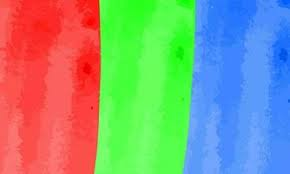
//> input picture image.png, 290 x 174 px
$ ./Es2 image.png out.png   (built with g++ and OpenCV 4)
//> lines starting //> are read from the running program, lines starting //| are printed output that depends on the picture
#include <opencv2/opencv.hpp>
#include <iostream>
#include <vector>
#include <chrono>

double g_x_y_calculation(int x, int y, cv::Mat channel){
    std::vector<std::vector<int>> W = {
        {1, 2, 1},
        {3, 4, 3},
        {1, 2, 1}
    };

    double sum = 0.0f;
    for (int i = 0; i < 3; i++){
        for (int j = 0; j < 3; j++) {
            ////std::cout << "M[" << i << "][" << j << "] = " << M[i][j] << std::endl;
            sum += (1.0/16.0) *  W[i][j] * channel.at<double>(x + i - 1, y + j - 1);
        }
    }
    ////std::cout << "Sum: " << sum << std::endl;
    return sum;
}


cv::Mat createG_x_y_Matrix(cv::Mat channel) {
    cv::Mat gxy = cv::Mat::zeros(channel.rows, channel.cols, CV_64F);

    cv::Mat ch64;
    channel.convertTo(ch64, CV_64F);
    for (int x = 1; x < channel.rows - 1; x++) {
        for (int y = 1; y < channel.cols - 1; y++) {

            gxy.at<double>(x, y) = g_x_y_calculation(x, y, ch64);

        }
    }

    cv::Mat gxy_normalized, gxy_8U;
    cv::normalize(gxy, gxy_normalized, 255, 0, cv::NORM_MINMAX);
    gxy_normalized.convertTo(gxy_8U, CV_8U);
    // [7 lines of commented-out code are left out]
    return gxy_8U;
}


int main(int argc, char** argv) {
    //Read the Image

    cv::Mat image = cv::imread(argv[1], cv::IMREAD_COLOR);
//> image is the input picture: 174 rows x 290 cols, CV_8UC3; mean B, G, R 132.3, 154.1, 137.3

    // Decomposition of the image into its RGB channels
    if(image.empty()) {
        std::cerr << "Error: Could not open or find the image!" << std::endl;
        return -1;
    }


    std::vector<cv::Mat> channels;
    cv::split(image, channels);
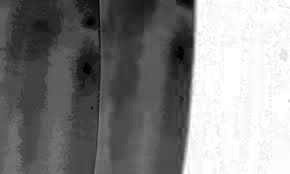
//> channels[0]: 174 rows x 290 cols, CV_8UC1; min 0, max 255, mean 132.3
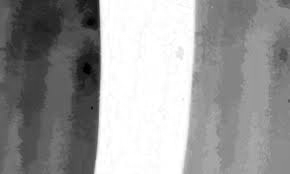
//> channels[1]: 174 rows x 290 cols, CV_8UC1; min 0, max 255, mean 154.1
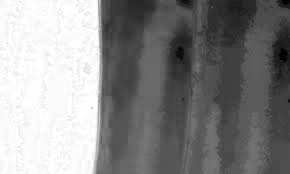
//> channels[2]: 174 rows x 290 cols, CV_8UC1; min 0, max 255, mean 137.3

    // start the timer
    auto start = std::chrono::high_resolution_clock::now();

    cv::Mat Redgxy = createG_x_y_Matrix(channels[2]);

    cv::Mat Greengxy = createG_x_y_Matrix(channels[1]);

    cv::Mat Bluegxy = createG_x_y_Matrix(channels[0]);

    // stop the timer
    auto end = std::chrono::high_resolution_clock::now();

    std::chrono::duration<double> elapsed = end - start;
    std::cout << "Time taken to process the image: " << elapsed.count() << " seconds" << std::endl;
    //Recombine the image
    cv::Mat gxy;
    cv::merge(std::vector<cv::Mat>{Bluegxy, Greengxy, Redgxy}, gxy);
//> gxy: 174 rows x 290 cols, CV_8UC3


    cv::imwrite(argv[2], gxy);


    return 0;
}
